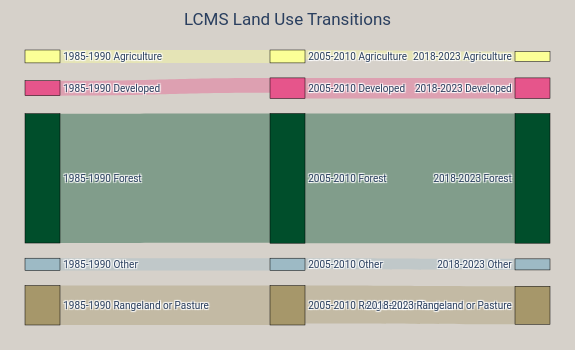

Source (notebook cell):
### Code cell
# Inline: Sankey diagram of LCMS Land Use transitions
sankey_df, sankey_fig, matrix_df = cl.summarize_and_chart(
    lcms.select(['Land_Use']),
    study_area,
    sankey=True,
    transition_periods=[[1985, 1990], [2005, 2010], [2018, 2023]],
    title='LCMS Land Use Transitions',
    min_percentage=0.5,
)
sankey_fig.show()
print('Source-Target-Value table:')
display(sankey_df)
print('Transition matrix:')
display(matrix_df)

### Figure 1 — Plotly figure (JSON) as saved in the notebook; plotly's stock layout.template omitted (floating-point values rounded to 4 significant figures)
{"data": [{"link": {"color": ["rgba(251,255,151,0.4)", "rgba(230,85,139,0.4)", "rgba(0,78,43,0.4)", "rgba(157,186,197,0.4)", "rgba(166,151,106,0.4)", "rgba(251,255,151,0.4)", "rgba(230,85,139,0.4)", "rgba(0,78,43,0.4)", "rgba(157,186,197,0.4)", "rgba(166,151,106,0.4)"], "source": [0, 1, 2, 3, 4, 6, 7, 8, 9, 10], "target": [6, 7, 8, 9, 10, 12, 13, 14, 15, 16], "value": [6.17, 7.14, 61.88, 5.92, 18.86, 4.6, 9.86, 62.05, 5.3, 18.19]}, "node": {"color": ["#fbff97", "#e6558b", "#004e2b", "#9dbac5", "#a6976a", "#1b1716", "#fbff97", "#e6558b", "#004e2b", "#9dbac5", "#a6976a", "#1b1716", "#fbff97", "#e6558b", "#004e2b", "#9dbac5", "#a6976a", "#1b1716"], "label": ["1985-1990 Agriculture", "1985-1990 Developed", "1985-1990 Forest", "1985-1990 Other", "1985-1990 Rangeland or Pasture", "1985-1990 Non-Processing Area Mask", "2005-2010 Agriculture", "2005-2010 Developed", "2005-2010 Forest", "2005-2010 Other", "2005-2010 Rangeland or Pasture", "2005-2010 Non-Processing Area Mask", "2018-2023 Agriculture", "2018-2023 Developed", "2018-2023 Forest", "2018-2023 Other", "2018-2023 Rangeland or Pasture", "2018-2023 Non-Processing Area Mask"], "line": {"color": "black", "width": 0.5}, "pad": 15, "thickness": 35}, "orientation": "h", "textfont": {"size": 10}, "type": "sankey"}], "layout": {"font": {"family": "Roboto", "size": 12}, "height": 350, "margin": {"b": 25, "l": 25, "pad": 0, "r": 25, "t": 50}, "paper_bgcolor": "#d6d1ca", "plot_bgcolor": "#d6d1ca", "title": {"text": "LCMS Land Use Transitions", "x": 0.5, "xanchor": "center"}, "width": 575}}
